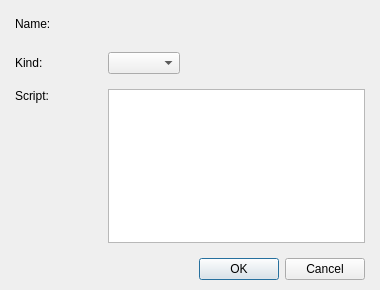
<?xml version="1.0" encoding="UTF-8"?>
<ui version="4.0">
 <class>DialogSystemMainMenuCommand</class>
 <widget class="QDialog" name="DialogSystemMainMenuCommand">
  <property name="geometry">
   <rect>
    <x>0</x>
    <y>0</y>
    <width>380</width>
    <height>290</height>
   </rect>
  </property>
  <property name="windowTitle">
   <string>Dialog</string>
  </property>
  <layout class="QGridLayout" name="gridLayout_2">
   <property name="leftMargin">
    <number>15</number>
   </property>
   <property name="topMargin">
    <number>10</number>
   </property>
   <property name="rightMargin">
    <number>15</number>
   </property>
   <property name="bottomMargin">
    <number>10</number>
   </property>
   <item row="0" column="0">
    <layout class="QVBoxLayout" name="verticalLayout_3" stretch="1,0">
     <property name="spacing">
      <number>15</number>
     </property>
     <item>
      <layout class="QVBoxLayout" name="verticalLayout_2" stretch="1">
       <property name="spacing">
        <number>15</number>
       </property>
       <item>
        <layout class="QGridLayout" name="gridLayout">
         <item row="1" column="0">
          <widget class="QLabel" name="labelKind">
           <property name="text">
            <string>Kind:</string>
           </property>
          </widget>
         </item>
         <item row="2" column="0">
          <layout class="QVBoxLayout" name="verticalLayout" stretch="0,1">
           <item>
            <widget class="QLabel" name="labelScript">
             <property name="text">
              <string>Script:</string>
             </property>
            </widget>
           </item>
           <item>
            <spacer name="verticalSpacer">
             <property name="orientation">
              <enum>Qt::Vertical</enum>
             </property>
             <property name="sizeHint" stdset="0">
              <size>
               <width>78</width>
               <height>128</height>
              </size>
             </property>
            </spacer>
           </item>
          </layout>
         </item>
         <item row="2" column="1">
          <widget class="QPlainTextEdit" name="plainTextScript"/>
         </item>
         <item row="0" column="0">
          <widget class="QLabel" name="labelName">
           <property name="text">
            <string>Name:</string>
           </property>
          </widget>
         </item>
         <item row="0" column="1">
          <layout class="QHBoxLayout" name="horizontalLayout" stretch="0,1">
           <item>
            <widget class="WidgetTextLang" name="widgetTextLangName" native="true">
             <property name="enabled">
              <bool>true</bool>
             </property>
             <property name="minimumSize">
              <size>
               <width>250</width>
               <height>27</height>
              </size>
             </property>
             <property name="maximumSize">
              <size>
               <width>16777215</width>
               <height>27</height>
              </size>
             </property>
            </widget>
           </item>
           <item>
            <spacer name="horizontalSpacer">
             <property name="orientation">
              <enum>Qt::Horizontal</enum>
             </property>
             <property name="sizeHint" stdset="0">
              <size>
               <width>40</width>
               <height>20</height>
              </size>
             </property>
            </spacer>
           </item>
          </layout>
         </item>
         <item row="1" column="1">
          <layout class="QHBoxLayout" name="horizontalLayout_2" stretch="0,1">
           <item>
            <widget class="QComboBox" name="comboBoxKind"/>
           </item>
           <item>
            <spacer name="horizontalSpacer_2">
             <property name="orientation">
              <enum>Qt::Horizontal</enum>
             </property>
             <property name="sizeHint" stdset="0">
              <size>
               <width>18</width>
               <height>20</height>
              </size>
             </property>
            </spacer>
           </item>
          </layout>
         </item>
        </layout>
       </item>
      </layout>
     </item>
     <item>
      <widget class="QDialogButtonBox" name="buttonBox">
       <property name="orientation">
        <enum>Qt::Horizontal</enum>
       </property>
       <property name="standardButtons">
        <set>QDialogButtonBox::Cancel|QDialogButtonBox::Ok</set>
       </property>
      </widget>
     </item>
    </layout>
   </item>
  </layout>
 </widget>
 <customwidgets>
  <customwidget>
   <class>WidgetTextLang</class>
   <extends>QWidget</extends>
   <header>widgettextlang.h</header>
   <container>1</container>
  </customwidget>
 </customwidgets>
 <resources/>
 <connections>
  <connection>
   <sender>buttonBox</sender>
   <signal>accepted()</signal>
   <receiver>DialogSystemMainMenuCommand</receiver>
   <slot>accept()</slot>
   <hints>
    <hint type="sourcelabel">
     <x>248</x>
     <y>254</y>
    </hint>
    <hint type="destinationlabel">
     <x>157</x>
     <y>274</y>
    </hint>
   </hints>
  </connection>
  <connection>
   <sender>buttonBox</sender>
   <signal>rejected()</signal>
   <receiver>DialogSystemMainMenuCommand</receiver>
   <slot>reject()</slot>
   <hints>
    <hint type="sourcelabel">
     <x>316</x>
     <y>260</y>
    </hint>
    <hint type="destinationlabel">
     <x>286</x>
     <y>274</y>
    </hint>
   </hints>
  </connection>
 </connections>
</ui>
